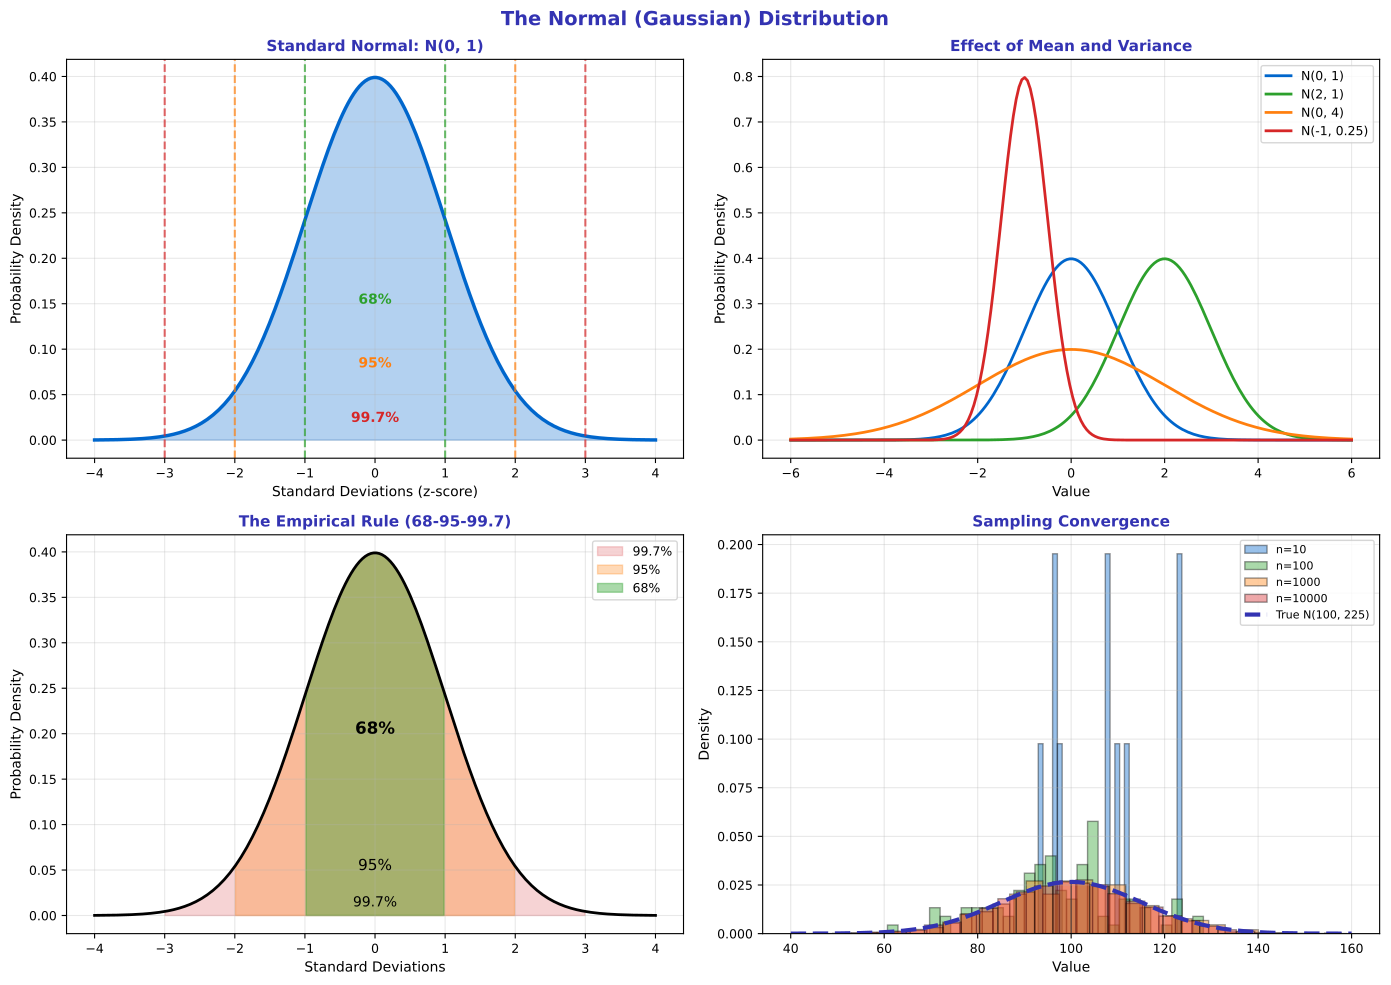

Recreate this plot in Python.
"""Normal Distribution - The Gaussian Bell Curve"""
import matplotlib.pyplot as plt
import numpy as np
from scipy import stats
from pathlib import Path

plt.rcParams.update({
    'font.size': 10,
    'axes.labelsize': 10,
    'axes.titlesize': 11,
    'xtick.labelsize': 9,
    'ytick.labelsize': 9,
    'legend.fontsize': 9,
    'figure.figsize': (10, 6),
    'figure.dpi': 150
})

MLPURPLE = '#3333B2'
MLLAVENDER = '#ADADE0'
MLBLUE = '#0066CC'
MLORANGE = '#FF7F0E'
MLGREEN = '#2CA02C'
MLRED = '#D62728'

np.random.seed(42)

fig, axes = plt.subplots(2, 2, figsize=(14, 10))
fig.suptitle('The Normal (Gaussian) Distribution', fontsize=14, fontweight='bold', color=MLPURPLE)

# Plot 1: Standard normal distribution
ax1 = axes[0, 0]
x = np.linspace(-4, 4, 200)
y = stats.norm.pdf(x)

ax1.plot(x, y, color=MLBLUE, linewidth=2.5)
ax1.fill_between(x, y, alpha=0.3, color=MLBLUE)

# Mark standard deviations
for i, color in zip([1, 2, 3], [MLGREEN, MLORANGE, MLRED]):
    ax1.axvline(i, color=color, linestyle='--', linewidth=1.5, alpha=0.7)
    ax1.axvline(-i, color=color, linestyle='--', linewidth=1.5, alpha=0.7)

ax1.annotate('68%', xy=(0, 0.15), fontsize=10, ha='center', color=MLGREEN, fontweight='bold')
ax1.annotate('95%', xy=(0, 0.08), fontsize=10, ha='center', color=MLORANGE, fontweight='bold')
ax1.annotate('99.7%', xy=(0, 0.02), fontsize=10, ha='center', color=MLRED, fontweight='bold')

ax1.set_title('Standard Normal: N(0, 1)', fontsize=11, fontweight='bold', color=MLPURPLE)
ax1.set_xlabel('Standard Deviations (z-score)', fontsize=10)
ax1.set_ylabel('Probability Density', fontsize=10)
ax1.grid(alpha=0.3)

# Plot 2: Different means and standard deviations
ax2 = axes[0, 1]
params = [(0, 1, MLBLUE, 'N(0, 1)'),
          (2, 1, MLGREEN, 'N(2, 1)'),
          (0, 2, MLORANGE, 'N(0, 4)'),
          (-1, 0.5, MLRED, 'N(-1, 0.25)')]

x = np.linspace(-6, 6, 200)
for mu, sigma, color, label in params:
    y = stats.norm.pdf(x, mu, sigma)
    ax2.plot(x, y, color=color, linewidth=2, label=label)

ax2.set_title('Effect of Mean and Variance', fontsize=11, fontweight='bold', color=MLPURPLE)
ax2.set_xlabel('Value', fontsize=10)
ax2.set_ylabel('Probability Density', fontsize=10)
ax2.legend(fontsize=9)
ax2.grid(alpha=0.3)

# Plot 3: 68-95-99.7 Rule visualization
ax3 = axes[1, 0]
x = np.linspace(-4, 4, 200)
y = stats.norm.pdf(x)

ax3.plot(x, y, color='black', linewidth=2)

# Fill regions
ax3.fill_between(x, y, where=(x >= -3) & (x <= 3), alpha=0.2, color=MLRED, label='99.7%')
ax3.fill_between(x, y, where=(x >= -2) & (x <= 2), alpha=0.3, color=MLORANGE, label='95%')
ax3.fill_between(x, y, where=(x >= -1) & (x <= 1), alpha=0.4, color=MLGREEN, label='68%')

ax3.set_title('The Empirical Rule (68-95-99.7)', fontsize=11, fontweight='bold', color=MLPURPLE)
ax3.set_xlabel('Standard Deviations', fontsize=10)
ax3.set_ylabel('Probability Density', fontsize=10)
ax3.legend(fontsize=9, loc='upper right')
ax3.grid(alpha=0.3)

# Add percentages
ax3.annotate('68%', xy=(0, 0.2), fontsize=12, ha='center', fontweight='bold')
ax3.annotate('95%', xy=(0, 0.05), fontsize=11, ha='center')
ax3.annotate('99.7%', xy=(0, 0.01), fontsize=10, ha='center')

# Plot 4: Sampling from normal
ax4 = axes[1, 1]
sample_sizes = [10, 100, 1000, 10000]
colors = [MLBLUE, MLGREEN, MLORANGE, MLRED]

for n, color in zip(sample_sizes, colors):
    sample = np.random.normal(100, 15, n)
    ax4.hist(sample, bins=30, density=True, alpha=0.4, color=color, label=f'n={n}', edgecolor='black')

# True distribution
x = np.linspace(40, 160, 200)
y = stats.norm.pdf(x, 100, 15)
ax4.plot(x, y, color=MLPURPLE, linewidth=3, linestyle='--', label='True N(100, 225)')

ax4.set_title('Sampling Convergence', fontsize=11, fontweight='bold', color=MLPURPLE)
ax4.set_xlabel('Value', fontsize=10)
ax4.set_ylabel('Density', fontsize=10)
ax4.legend(fontsize=8)
ax4.grid(alpha=0.3)

plt.tight_layout()
plt.savefig(Path(__file__).parent / 'chart.pdf', dpi=300, bbox_inches='tight')
plt.close()
